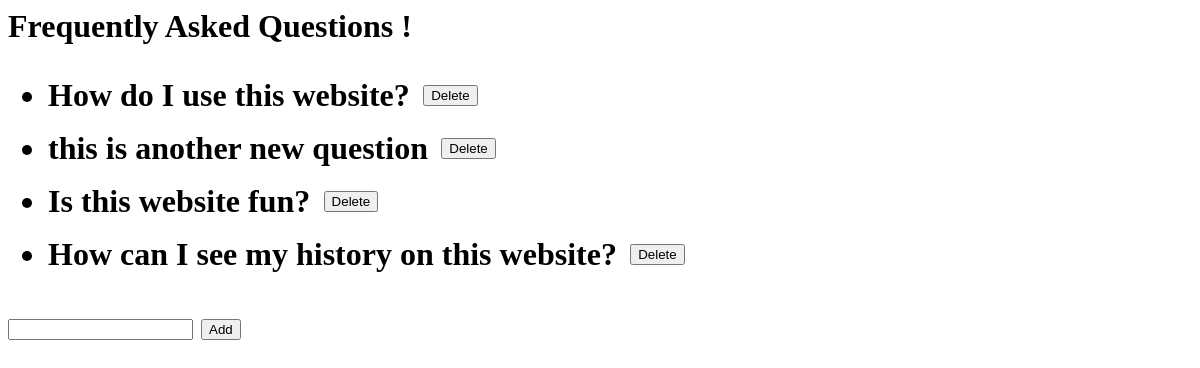
Page /faq/ on the earlier database version.
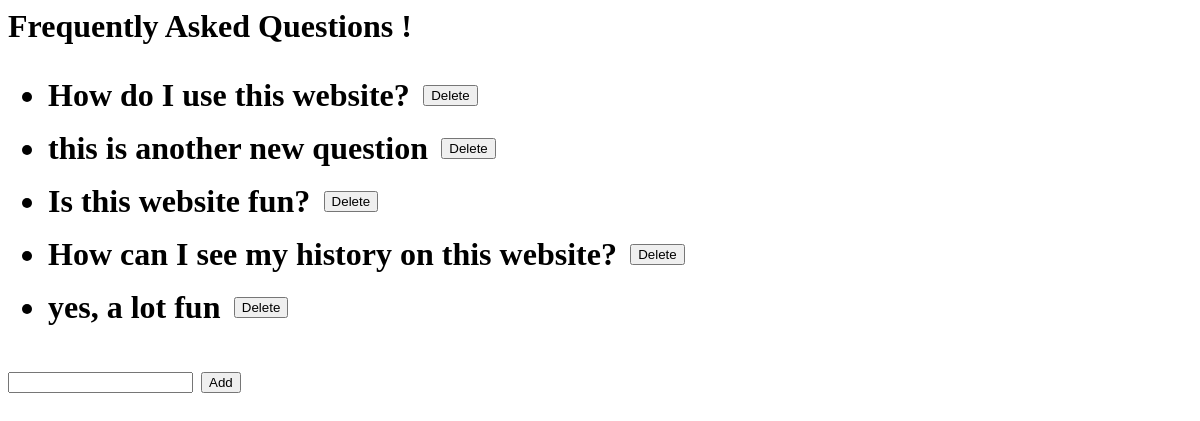
Same page on the later database version.
### FAQ/models.py (models this page shows)
class FAQItems(models.Model):
    content = models.TextField()

### FAQ/views.py (the view)
# urls.py: path('faq/', FAQView),
def FAQView(request):
    all_faq_items = FAQItems.objects.all()
    return render(request, 'faq.html', {'all_faqitems': all_faq_items})

### templates/faq.html
<h1> Frequently Asked Questions !<h1>
<ul>
    {% for faqitem in all_faqitems %}
    <li>
        <form action="/deleteQuestion/{{faqitem.id}}/"
                style="display: flex; align-items: center; margin-block-end: 0.5em"
                methond="post">{% csrf_token %}
             {{ faqitem.content }}
            <input type="submit" value="Delete" style="margin-left: 1em"/>
        </form>
    </li>
    {% endfor%}
</ul>
<form action="/addQuestion/" methond="post">{% csrf_token%}
    <input type="text" name="content"/>
    <input type="submit" value="Add"/>
</form>

Differences in the rows shown:
added FAQItems: content "yes, a lot fun"
